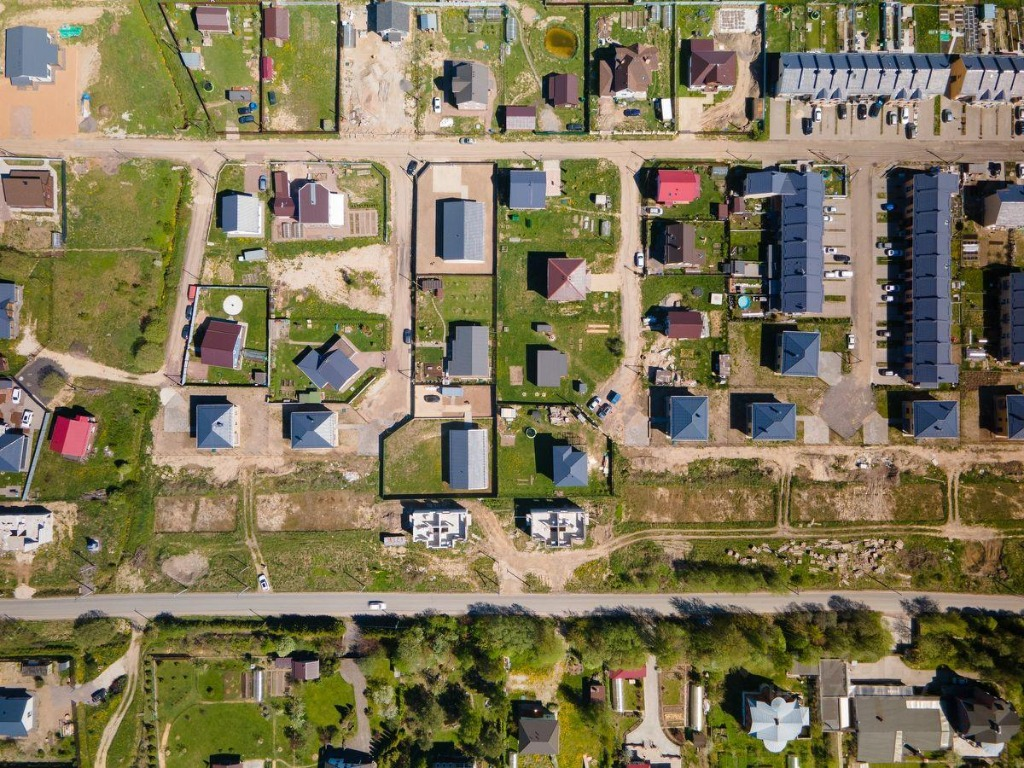
#> input picture data/sample_images/real_aerial_1.jpg, 1024 x 768 px
$ python -i image_processing.py   (imports and definitions only)
#> lines starting #> are read from the running program, lines starting #| are printed output that depends on the picture
#> further down, picture is the input picture: shape (768, 1024, 3); mean B, G, R 88.5, 118.6, 127.9
import cv2
import numpy as np
from PIL import Image


def load_image_cv(image_path: str) -> np.ndarray:
    """Loads an image using OpenCV or PIL (supports PNG, JPG, TIFF)."""
    # OpenCV imread doesn't support 16-bit GeoTIFF multi-band directly well without flags
    img = cv2.imread(image_path)
    if img is None:
        # Fallback to PIL then convert to BGR array
        pil_img = Image.open(image_path).convert("RGB")
        img = cv2.cvtColor(np.array(pil_img), cv2.COLOR_RGB2BGR)
    return img


def preprocess_image(img_bgr: np.ndarray):
    """
    Preprocesses satellite image for segmentation:
    - Gaussian Denoising
    - HSV color space conversion
    - Grayscale + Contrast Adjustment (CLAHE)
    - Canny Edge Map
    """
    # Denoise
    blurred = cv2.GaussianBlur(img_bgr, (5, 5), 0)

    # HSV conversion
    hsv = cv2.cvtColor(blurred, cv2.COLOR_BGR2HSV)
#> hsv: shape (768, 1024, 3); mean H, S, V 38.8, 102.7, 132.7

    # Grayscale & CLAHE contrast boost
    gray = cv2.cvtColor(blurred, cv2.COLOR_BGR2GRAY)
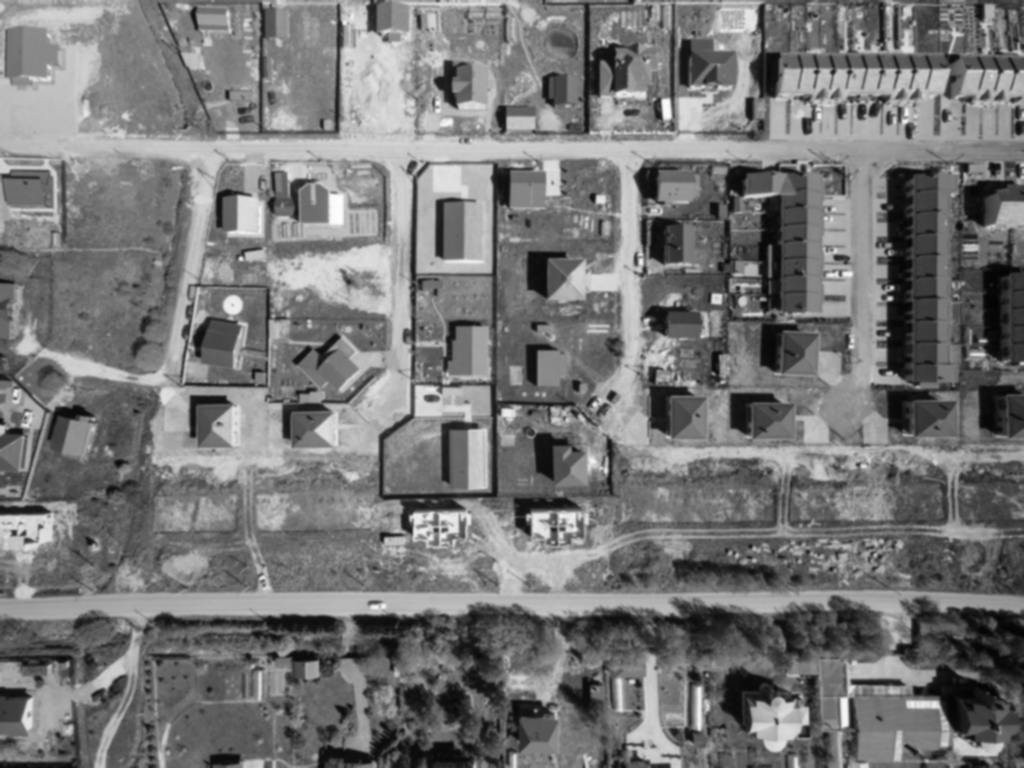
#> gray: shape (768, 1024); min 3, max 253, mean 118
    clahe = cv2.createCLAHE(clipLimit=2.0, tileGridSize=(8, 8))
    enhanced_gray = clahe.apply(gray)
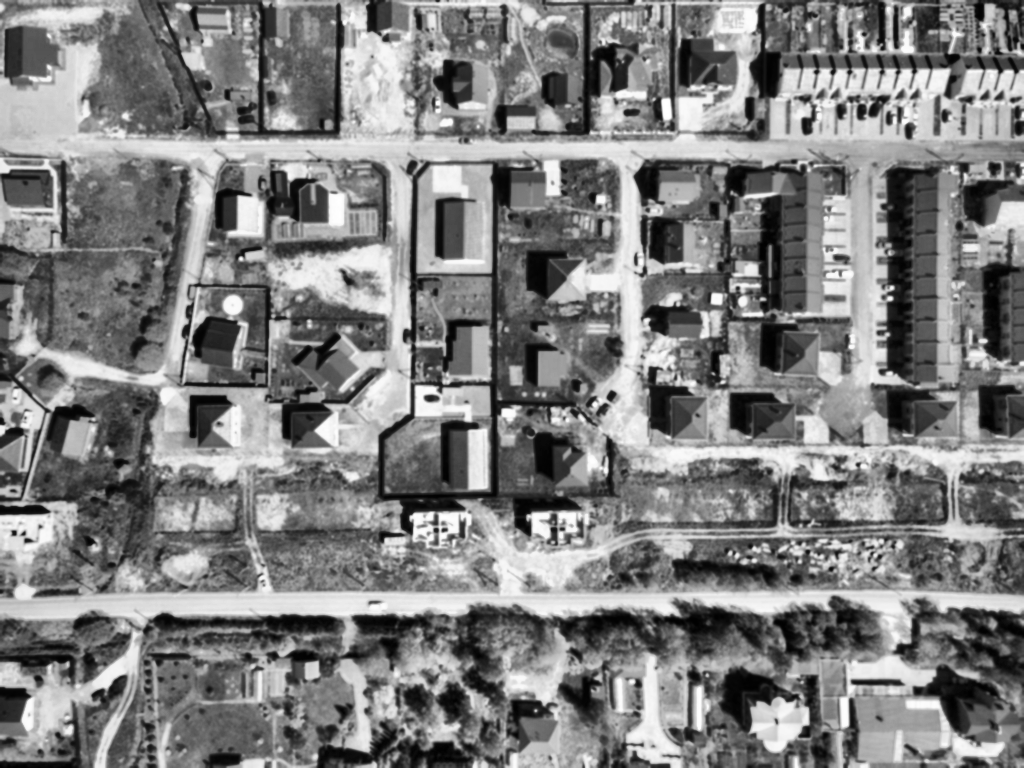
#> enhanced_gray: shape (768, 1024); min 1, max 255, mean 127.3

    # Edge map
    edges = cv2.Canny(enhanced_gray, 50, 150)
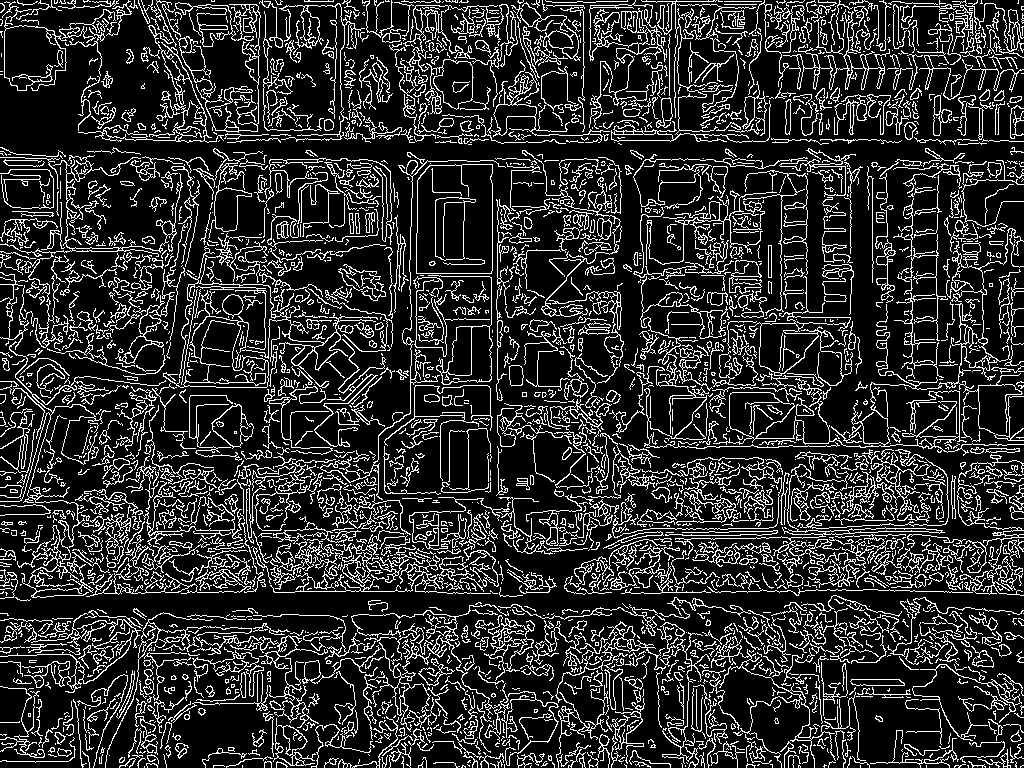
#> edges: shape (768, 1024); 18.1% white in thin lines or dots

    return {
        "bgr": img_bgr,
        "blurred": blurred,
        "hsv": hsv,
        "gray": enhanced_gray,
        "edges": edges
    }

>>> import cv2
>>> picture = cv2.imread('../../data/sample_images/real_aerial_1.jpg')
>>> result = preprocess_image(picture)
#> result = 5 items

$ run again, on data/sample_images/real_aerial_2.jpg
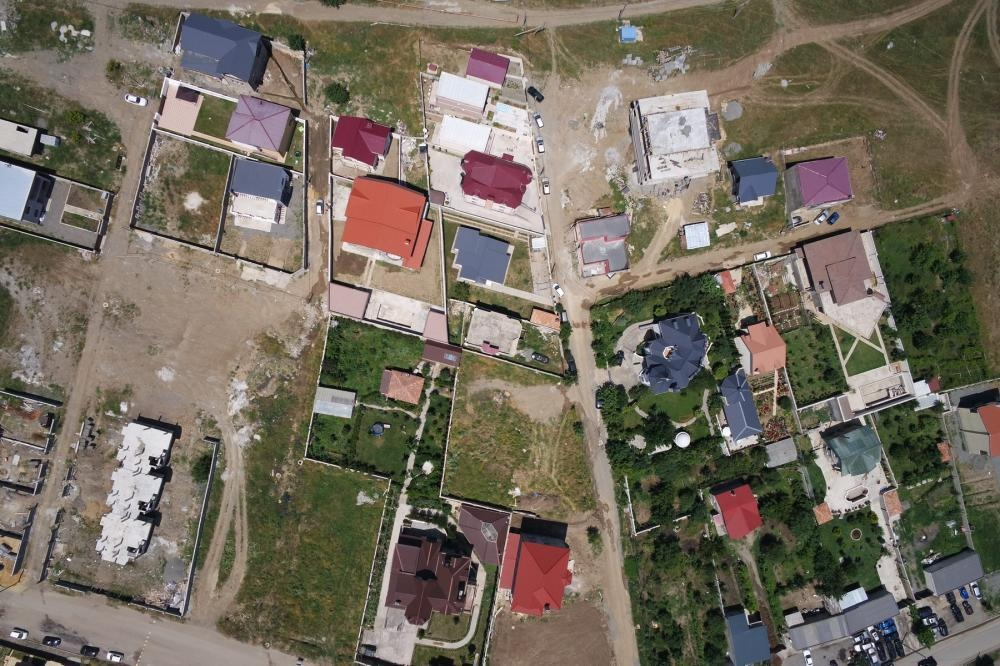
#> input picture data/sample_images/real_aerial_2.jpg, 1000 x 666 px
#> picture is the input picture: shape (666, 1000, 3); mean B, G, R 94.9, 108.1, 116
#> hsv: shape (666, 1000, 3); mean H, S, V 41.5, 64, 119.4
#> in preprocess_image, `enhanced_gray = clahe.apply(gray)`:
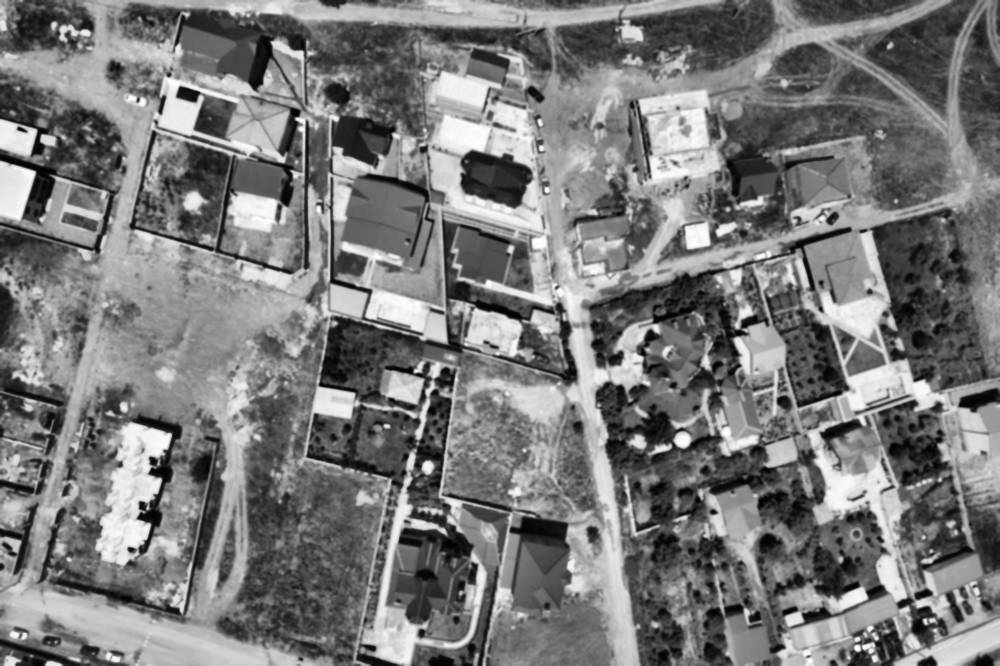
#> enhanced_gray: shape (666, 1000); min 2, max 254, mean 121.8
#> in preprocess_image, `edges = cv2.Canny(enhanced_gray, 50, 150)`:
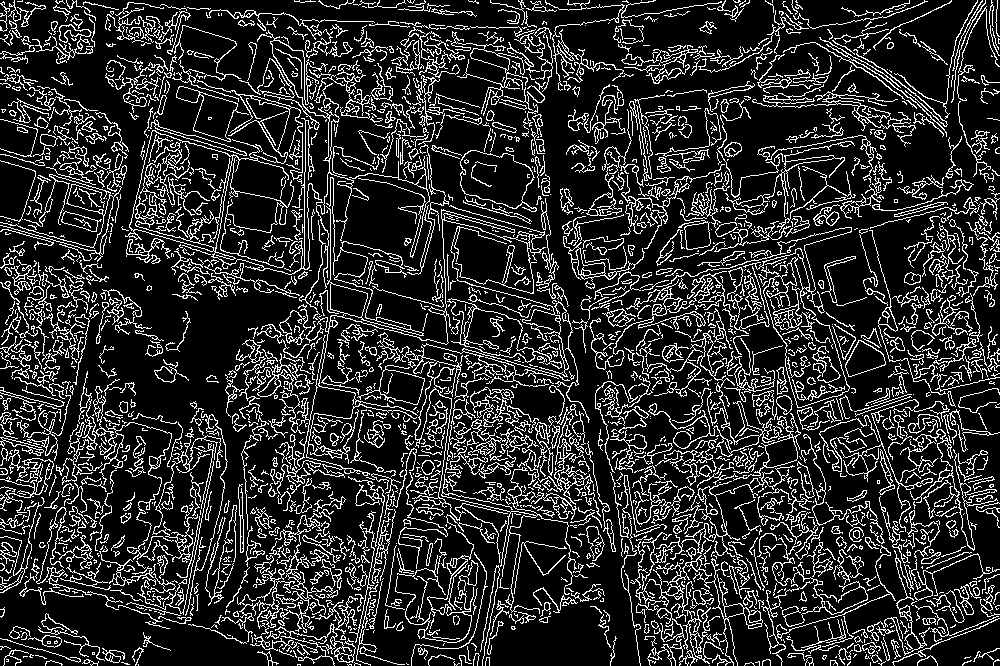
#> edges: shape (666, 1000); 17.4% white in thin lines or dots
#> result = 5 items

$ run again, on data/sample_images/real_aerial_3.jpg
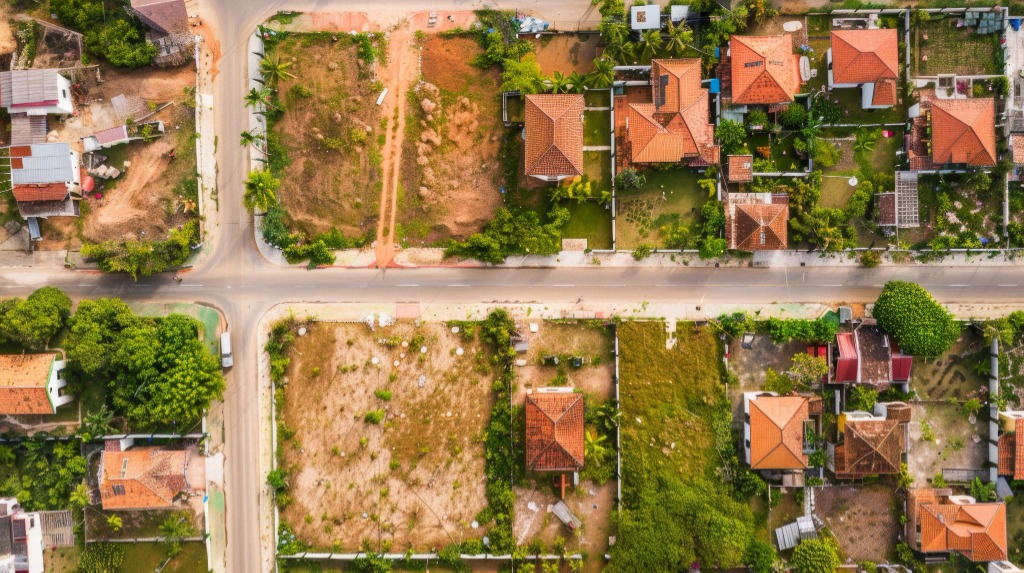
#> input picture data/sample_images/real_aerial_3.jpg, 1024 x 573 px
#> picture is the input picture: shape (573, 1024, 3); mean B, G, R 77.4, 121.4, 147.3
#> hsv: shape (573, 1024, 3); mean H, S, V 22.5, 134.4, 149.5
#> in preprocess_image, `enhanced_gray = clahe.apply(gray)`:
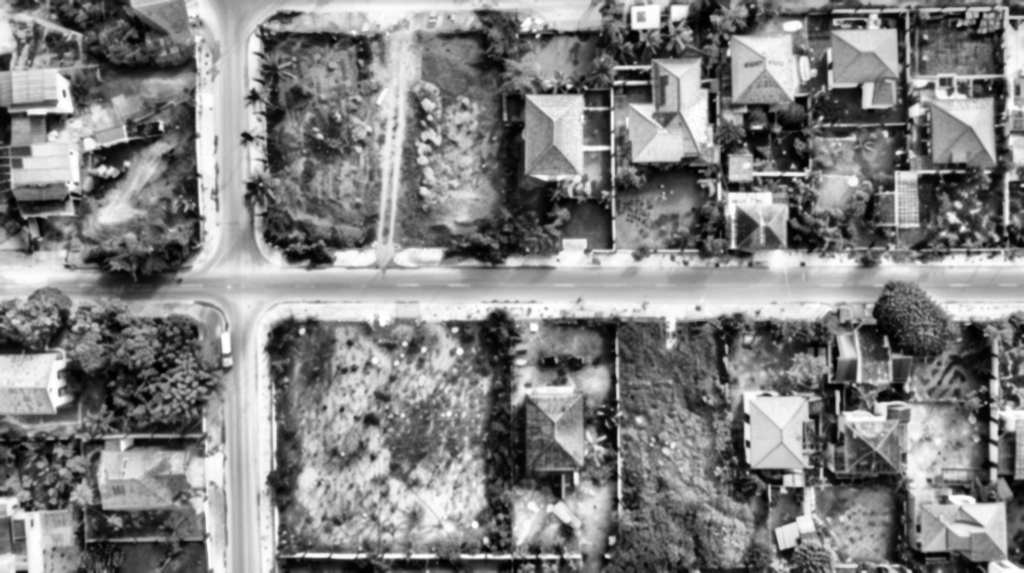
#> enhanced_gray: shape (573, 1024); min 0, max 255, mean 129
#> in preprocess_image, `edges = cv2.Canny(enhanced_gray, 50, 150)`:
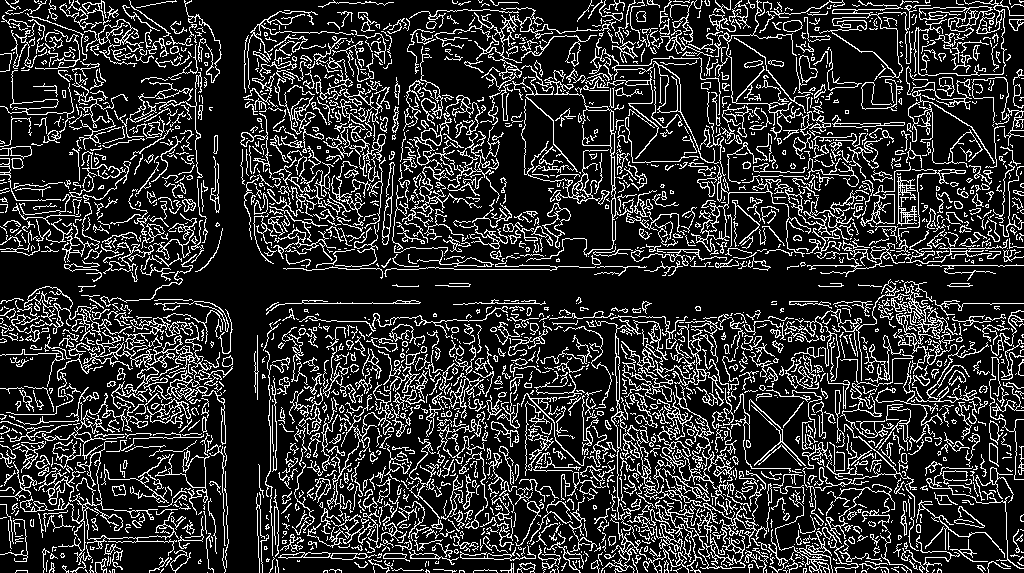
#> edges: shape (573, 1024); 18.6% white in thin lines or dots
#> result = 5 items
